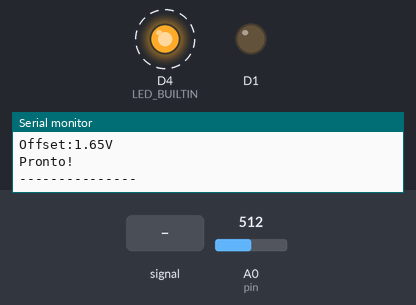
A program run on a simulated ESP8266 (NodeMCU). Parts: output pins drawn as LEDs (lit = HIGH, except the on-board LED, lit = LOW), the last lines printed to the serial monitor. Dashed ring = blinking. The inputs (shaded band) are chosen by the test bench; at power-on: A0 (pin) = 512.

Above: at 1.3 s.
1.4 s: A0 (pin) fed a 200 Hz sine of ±255 counts around its level
At 2.2 s:
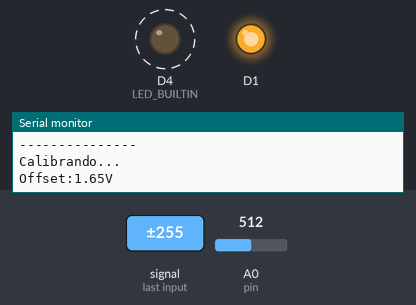
4.4 s: A0 (pin) set to 716
At 5.71 s:
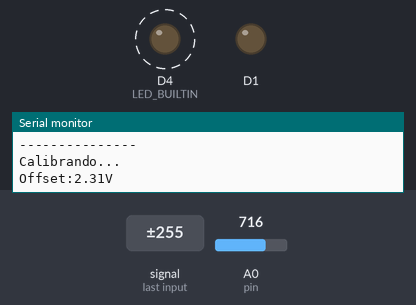
Timing chart, 0 to 13.4 s (numbered marks = the images above; inputs shaded):
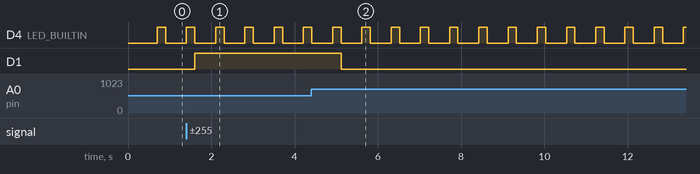

Measured:
- after the input at 1.4 s, D1: LOW → HIGH after 0.21 s
- after the input at 4.4 s, D1: HIGH → LOW after 0.72 s
- by itself, D4 (LED_BUILTIN): alternates HIGH for 0.20 s and LOW for 0.50 s

The program:

main.cpp
```cpp
#include <ESP8266WiFi.h>

#define TotalSamples 800
float calibration();
int runcount = 0;
unsigned long sampleTime[TotalSamples] = {};
int sensorValue[TotalSamples]={};

const int pin = A0;

float zero = 0;

void setup() {

  Serial.begin(38400);

  zero = calibration();

  analogWriteResolution(10); //10 bits
  analogWriteFreq(10000); // 100 a 40000Hz
  pinMode(LED_BUILTIN, OUTPUT);
}

float calibration()
{
  Serial.println("---------------");
  Serial.print("Calibrando...\nOffset:");
  float acc = 0;
  for (int i = 0; i < 1000; i++) {
    acc += analogRead(pin);
  }
  float zero = acc / 1000;
  zero = zero * ( 3.3 / 1024.0);
  Serial.print(zero);
  Serial.println("V");
  Serial.println("Pronto!");
  Serial.println("---------------");
  return zero;

}

float getcurrent()
{
  float sum = 0;
  float voltage = 0;
  float current = 0;

  for (int i = 0; i < TotalSamples; i++)
    {
      voltage = sensorValue[i] * (3.3 / 1024.0) - zero;
      current = voltage / 0.185;
      sum += sq(current);
    }
  current = sqrt(sum / TotalSamples);
  return (current);
}

void loop() {

  while (runcount < TotalSamples)
  {
    sensorValue[runcount]=analogRead(A0);
    runcount++;
  }

    float currentRMS = getcurrent();

    digitalWrite(LED_BUILTIN,LOW);
    analogWrite(D1,(currentRMS * 3) * 1024 / 3.3); // Corrente RMS x3 para abranger mais da
                                                  //  faixa de saída já que a resistência chega
                                                  // apenas a 1A

    delay(500);
    digitalWrite(LED_BUILTIN,HIGH);
    runcount = 0;
    zero = calibration();
}
```
